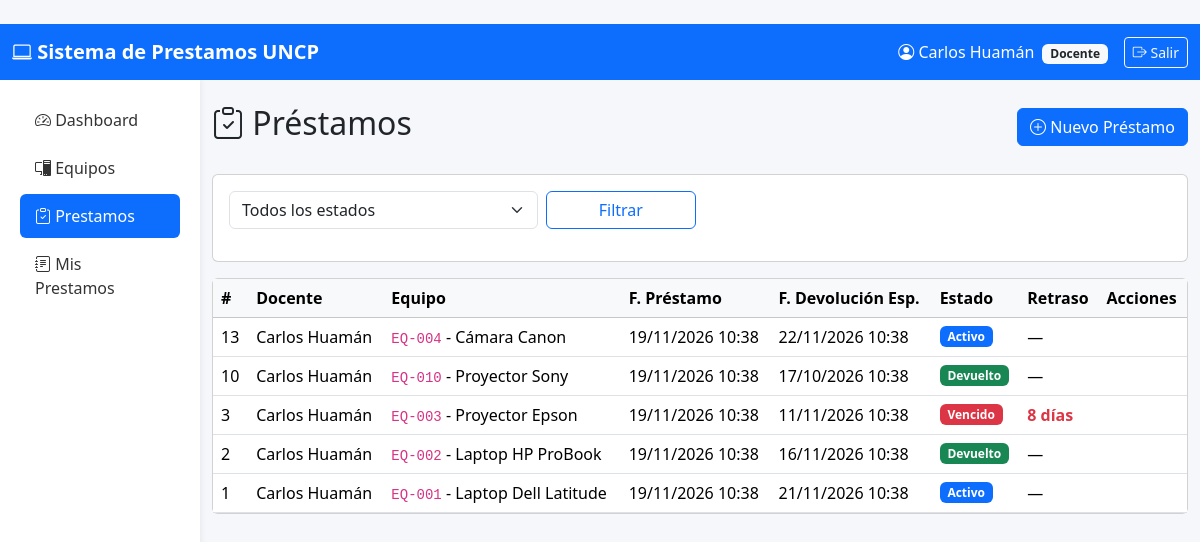
Before: /prestamos/ (signed in) with the older database file.
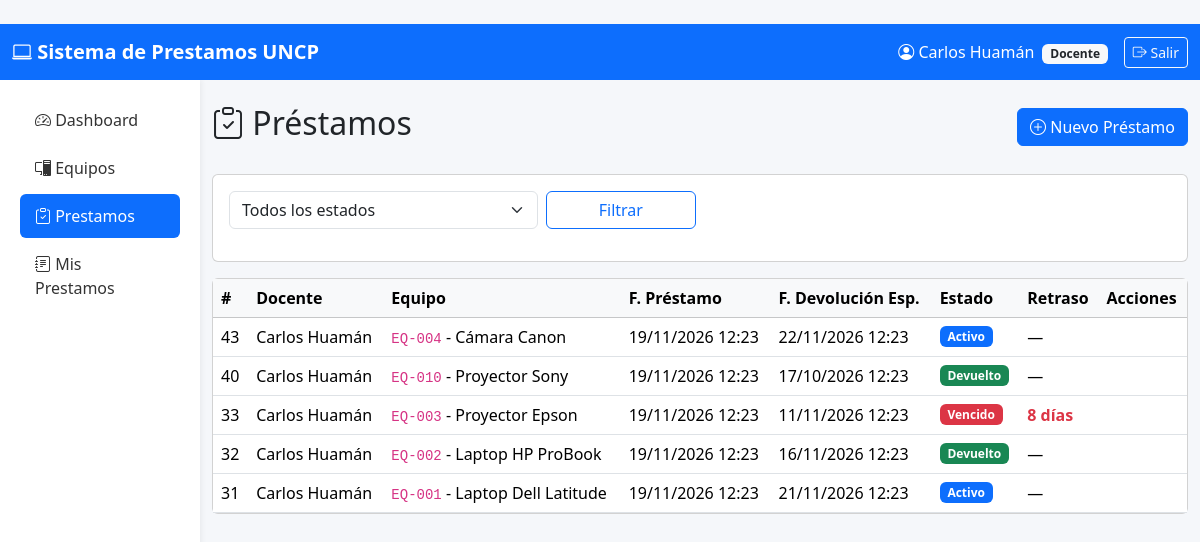
After: the same page with the newer database file.
### core/models.py (models this page shows, shortened)
class Usuario(AbstractUser):
    ROL_CHOICES = (
        ('admin', 'Administrador (Jefe de Laboratorio)'),
        ('docente', 'Docente'),
        ('asistente', 'Asistente'),
    )
    rol = models.CharField(max_length=20, choices=ROL_CHOICES, default='docente')
    codigo_uncp = models.CharField(max_length=20, unique=True, blank=True, null=True)
    telefono = models.CharField(max_length=15, blank=True)
    fecha_creacion = models.DateTimeField(auto_now_add=True)
    class Meta:
        verbose_name = 'Usuario'
        verbose_name_plural = 'Usuarios'
    @property
    def es_admin(self):
        return self.rol == 'admin' or self.is_superuser
    @property
    def es_docente(self):
        return self.rol == 'docente'
    @property
    def es_asistente(self):
        return self.rol == 'asistente'

class Prestamo(models.Model):
    ESTADO_CHOICES = (
        ('activo', 'Activo'),
        ('devuelto', 'Devuelto'),
        ('vencido', 'Vencido'),
    )
    docente = models.ForeignKey(
        Usuario, on_delete=models.PROTECT,
        related_name='prestamos', limit_choices_to={'rol': 'docente'}
    )
    equipo = models.ForeignKey(Equipo, on_delete=models.PROTECT, related_name='prestamos')
    cantidad = models.PositiveIntegerField(default=1, validators=[MinValueValidator(1)])
    fecha_prestamo = models.DateTimeField(auto_now_add=True)
    fecha_devolucion_esperada = models.DateTimeField()
    fecha_devolucion_real = models.DateTimeField(null=True, blank=True)
    estado = models.CharField(max_length=20, choices=ESTADO_CHOICES, default='activo')
    estado_equipo_retorno = models.CharField(
        max_length=20, choices=Equipo.ESTADO_CHOICES,
        blank=True, null=True,
        help_text="Estado del equipo al momento de la devolución"
    )
    observaciones = models.TextField(blank=True, help_text="Observaciones del préstamo")
    observaciones_devolucion = models.TextField(blank=True)
    registrado_por = models.ForeignKey(
        Usuario, on_delete=models.SET_NULL, null=True,
        related_name='prestamos_registrados'
    )
    class Meta:
        verbose_name = 'Préstamo'
        verbose_name_plural = 'Préstamos'
        ordering = ['-fecha_prestamo']
    @property
    def dias_retraso(self):
        if self.estado in ('activo', 'vencido'):
            if timezone.now() > self.fecha_devolucion_esperada:
                return (timezone.now() - self.fecha_devolucion_esperada).days
        return 0

class Equipo(models.Model):
    ESTADO_CHOICES = (
        ('operativo', 'Operativo'),
        ('mantenimiento', 'En Mantenimiento'),
        ('baja', 'Dado de Baja'),
    )
    CATEGORIA_CHOICES = (
        ('laptop', 'Laptop'),
        ('proyector', 'Proyector'),
        ('camara', 'Cámara'),
        ('arduino', 'Kit Arduino'),
        ('router', 'Router'),
        ('switch', 'Switch'),
        ('otro', 'Otro'),
    )
    codigo_patrimonial = models.CharField(max_length=30, unique=True)
    nombre = models.CharField(max_length=150)
    marca = models.CharField(max_length=100)
    modelo = models.CharField(max_length=100)
    categoria = models.CharField(max_length=20, choices=CATEGORIA_CHOICES)
    estado = models.CharField(max_length=20, choices=ESTADO_CHOICES, default='operativo')
    laboratorio = models.ForeignKey(
        Laboratorio, on_delete=models.PROTECT, related_name='equipos'
    )
    descripcion = models.TextField(blank=True)
    fecha_adquisicion = models.DateField(null=True, blank=True)
    ultimo_mantenimiento = models.DateField(null=True, blank=True)
    fecha_registro = models.DateTimeField(auto_now_add=True)
    class Meta:
        verbose_name = 'Equipo'
        verbose_name_plural = 'Equipos'
        ordering = ['codigo_patrimonial']

### core/views.py (the view)
# urls.py: path('prestamos/', views.prestamo_list, name='prestamo_list'),
@login_required
def prestamo_list(request):
    prestamos = Prestamo.objects.select_related('docente', 'equipo', 'equipo__laboratorio')
    if request.user.es_docente:
        prestamos = prestamos.filter(docente=request.user)
    estado = request.GET.get('estado')
    if estado:
        prestamos = prestamos.filter(estado=estado)
    context = {'prestamos': prestamos, 'estado_seleccionado': estado}
    return render(request, 'core/prestamo_list.html', context)

### core/templates/core/prestamo_list.html (shortened to what this page needs)
﻿{% extends 'base.html' %}
{% block content %}
<div class="d-flex justify-content-between align-items-center mb-4">
    <h2><i class="bi bi-clipboard-check"></i> Préstamos</h2>
    <a href="{% url 'prestamo_crear' %}" class="btn btn-primary">
        <i class="bi bi-plus-circle"></i> Nuevo Préstamo
    </a>
</div>
<div class="card mb-3">
    <div class="card-body">
        <form method="get" class="row g-2">
            <div class="col-md-4">
                <select name="estado" class="form-select">
                    <option value="">Todos los estados</option>
                </select>
            </div>
            <div class="col-md-2">
                <button class="btn btn-outline-primary w-100">Filtrar</button>
            </div>
        </form>
    </div>
</div>
<div class="card">
    <div class="card-body p-0">
        <table class="table table-hover mb-0">
            <thead class="table-light">
                <tr>
                    <th>#</th>
                    <th>Docente</th>
                    <th>Equipo</th>
                    <th>F. Préstamo</th>
                    <th>F. Devolución Esp.</th>
                    <th>Estado</th>
                    <th>Retraso</th>
                    <th>Acciones</th>
                </tr>
            </thead>
            <tbody>
                {% for p in prestamos %}
                <tr>
                    <td>{{ p.pk }}</td>
                    <td>{{ p.docente.get_full_name }}</td>
                    <td><code>{{ p.equipo.codigo_patrimonial }}</code> - {{ p.equipo.nombre }}</td>
                    <td>{{ p.fecha_prestamo|date:"d/m/Y H:i" }}</td>
                    <td>{{ p.fecha_devolucion_esperada|date:"d/m/Y H:i" }}</td>
                    <td>
                        {% if p.estado == 'activo' %}
                            <span class="badge bg-primary">Activo</span>
                        {% elif p.estado == 'vencido' %}
                            <span class="badge bg-danger">Vencido</span>
                        {% else %}
                            <span class="badge bg-success">Devuelto</span>
                        {% endif %}
                    </td>
                    <td>
                        {% if p.dias_retraso > 0 %}
                            <span class="text-danger fw-bold">{{ p.dias_retraso }} días</span>
                        {% else %}
                            —
                        {% endif %}
                    </td>
                    <td>
                    </td>
                </tr>
                {% empty %}
                <tr>
                    <td colspan="8" class="text-center text-muted py-4">
                        No hay préstamos registrados.
                    </td>
                </tr>
                {% endfor %}
            </tbody>
        </table>
    </div>
</div>
{% endblock content %}

### core/templates/base.html (shortened to what this page needs)
﻿{% load static %}
<!DOCTYPE html>
<html lang="es">
<head>
    <link href="https://cdn.jsdelivr.net/npm/bootstrap@5.3.2/dist/css/bootstrap.min.css" rel="stylesheet">
    <link href="https://cdn.jsdelivr.net/npm/bootstrap-icons@1.11.1/font/bootstrap-icons.css" rel="stylesheet">
</head>
<body>
    <nav class="navbar navbar-expand-lg navbar-dark bg-primary">
        <div class="container-fluid">
            <a class="navbar-brand" href="{% url 'dashboard' %}">
                <i class="bi bi-laptop"></i> Sistema de Prestamos UNCP
            </a>
            <div class="ms-auto d-flex align-items-center">
                {% if user.is_authenticated %}
                    <span class="text-white me-3">
                        <i class="bi bi-person-circle"></i>
                        {{ user.get_full_name|default:user.username }}
                        <small class="badge bg-light text-dark ms-1">{{ user.get_rol_display }}</small>
                    </span>
                    <a href="{% url 'logout' %}" class="btn btn-outline-light btn-sm">
                        <i class="bi bi-box-arrow-right"></i> Salir
                    </a>
                {% endif %}
            </div>
        </div>
    </nav>
    <div class="container-fluid">
        <div class="row">
            {% if user.is_authenticated %}
            <aside class="col-md-2 sidebar py-3">
                <ul class="nav flex-column">
                    <li class="nav-item">
                        <a class="nav-link {% if request.resolver_match.url_name == 'dashboard' %}active{% endif %}" href="{% url 'dashboard' %}">
                            <i class="bi bi-speedometer2"></i> Dashboard
                        </a>
                    </li>
                    <li class="nav-item">
                        <a class="nav-link {% if 'equipo' in request.resolver_match.url_name %}active{% endif %}" href="{% url 'equipo_list' %}">
                            <i class="bi bi-pc-display"></i> Equipos
                        </a>
                    </li>
                    <li class="nav-item">
                        <a class="nav-link {% if 'prestamo' in request.resolver_match.url_name %}active{% endif %}" href="{% url 'prestamo_list' %}">
                            <i class="bi bi-clipboard-check"></i> Prestamos
                        </a>
                    </li>
                    {% if user.es_docente %}
                    <li class="nav-item">
                        <a class="nav-link {% if request.resolver_match.url_name == 'mis_prestamos' %}active{% endif %}" href="{% url 'mis_prestamos' %}">
                            <i class="bi bi-journal-text"></i> Mis Prestamos
                        </a>
                    </li>
                    {% endif %}
                </ul>
            </aside>
            <main class="col-md-10 py-4">
            {% else %}
            <main class="col-12 py-4">
            {% endif %}
                {% block content %}{% endblock content %}
            </main>
        </div>
    </div>
</body>
</html>

### core/templates/base.html (style rules this page uses)
body { background-color: #f5f7fa; }
.navbar-brand { font-weight: bold; }
.sidebar { min-height: calc(100vh - 56px); background: white; box-shadow: 2px 0 5px rgba(0,0,0,0.05); }
.sidebar .nav-link { color: #333; padding: 10px 15px; border-radius: 6px; margin: 2px 8px; }
.sidebar .nav-link.active { background: #0d6efd; color: white; }

Changed rows visible on the page:
removed Prestamo: pk "13", docente.get_full_name "Carlos Huamán", equipo.codigo_patrimonial "EQ-004", equipo.nombre "Cámara Canon", fecha_prestamo "19/11/2026 10:38", fecha_devolucion_esperada "22/11/2026 10:38", estado "Activo"
removed Prestamo: pk "10", docente.get_full_name "Carlos Huamán", equipo.codigo_patrimonial "EQ-010", equipo.nombre "Proyector Sony", fecha_prestamo "19/11/2026 10:38", fecha_devolucion_esperada "17/10/2026 10:38", estado "Devuelto"
removed Prestamo: pk "3", docente.get_full_name "Carlos Huamán", equipo.codigo_patrimonial "EQ-003", equipo.nombre "Proyector Epson", fecha_prestamo "19/11/2026 10:38", fecha_devolucion_esperada "11/11/2026 10:38", shows "Vencido", dias_retraso "8"
removed Prestamo: pk "2", docente.get_full_name "Carlos Huamán", equipo.codigo_patrimonial "EQ-002", equipo.nombre "Laptop HP ProBook", fecha_prestamo "19/11/2026 10:38", fecha_devolucion_esperada "16/11/2026 10:38", estado "Devuelto"
removed Prestamo: pk "1", docente.get_full_name "Carlos Huamán", equipo.codigo_patrimonial "EQ-001", equipo.nombre "Laptop Dell Latitude", fecha_prestamo "19/11/2026 10:38", fecha_devolucion_esperada "21/11/2026 10:38", estado "Activo"
added Prestamo: pk "43", docente.get_full_name "Carlos Huamán", equipo.codigo_patrimonial "EQ-004", equipo.nombre "Cámara Canon", fecha_prestamo "19/11/2026 12:23", fecha_devolucion_esperada "22/11/2026 12:23", estado "Activo"
added Prestamo: pk "40", docente.get_full_name "Carlos Huamán", equipo.codigo_patrimonial "EQ-010", equipo.nombre "Proyector Sony", fecha_prestamo "19/11/2026 12:23", fecha_devolucion_esperada "17/10/2026 12:23", estado "Devuelto"
added Prestamo: pk "33", docente.get_full_name "Carlos Huamán", equipo.codigo_patrimonial "EQ-003", equipo.nombre "Proyector Epson", fecha_prestamo "19/11/2026 12:23", fecha_devolucion_esperada "11/11/2026 12:23", shows "Vencido", dias_retraso "8"
added Prestamo: pk "32", docente.get_full_name "Carlos Huamán", equipo.codigo_patrimonial "EQ-002", equipo.nombre "Laptop HP ProBook", fecha_prestamo "19/11/2026 12:23", fecha_devolucion_esperada "16/11/2026 12:23", estado "Devuelto"
added Prestamo: pk "31", docente.get_full_name "Carlos Huamán", equipo.codigo_patrimonial "EQ-001", equipo.nombre "Laptop Dell Latitude", fecha_prestamo "19/11/2026 12:23", fecha_devolucion_esperada "21/11/2026 12:23", estado "Activo"
